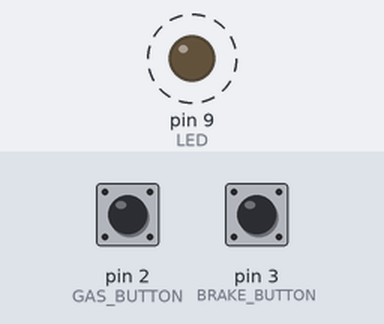
The sketch below on a simulated Arduino Uno, built with avr-gcc and run on an emulated ATmega328P. Parts: output pins drawn as LEDs (lit = HIGH). Dashed ring = blinking. Inputs (shaded band) come from the test bench; at power-on: pin 2 (GAS_BUTTON) HIGH, pin 3 (BRAKE_BUTTON) HIGH.

Above: at 2.8 s.
2.9 s: pin 2 (GAS_BUTTON) pulled LOW for 3.2 s
At 3.2 s:
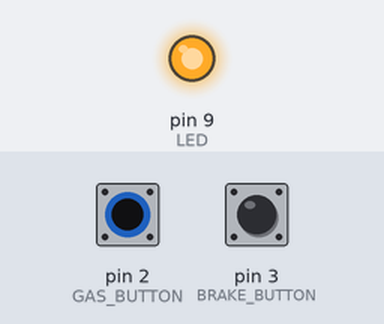
At 3.6 s:
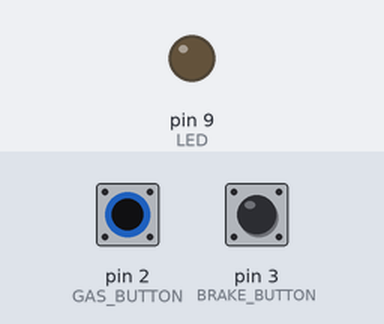
7.6 s: pin 3 (BRAKE_BUTTON) pulled LOW for 1.2 s
Timing chart, 0 to 17.1 s (numbered marks = the images above; inputs shaded):
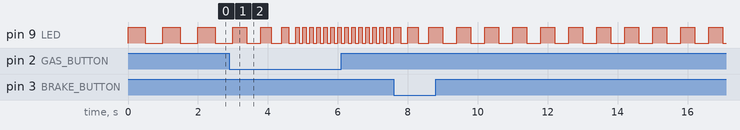

The sketch:

3_1_sketch.ino
```cpp
const int GAS_BUTTON = 2;
const int BRAKE_BUTTON = 3;
const int LED = 9;

void setup() {
	pinMode(GAS_BUTTON, INPUT);
	pinMode(BRAKE_BUTTON, INPUT);
	pinMode(LED, OUTPUT);
	digitalWrite(GAS_BUTTON, HIGH);
	digitalWrite(BRAKE_BUTTON, HIGH);
	digitalWrite(LED, LOW);
}

int delayTime = 500;

void loop() {
	if (digitalRead(GAS_BUTTON) == LOW && delayTime > 100) {
		delayTime -= 100;
	} else if (digitalRead(BRAKE_BUTTON) == LOW && delayTime < 1000) {
		delayTime += 100;
	}
	digitalWrite(LED, HIGH);
	delay(delayTime);
	digitalWrite(LED, LOW);
	delay(delayTime);
}
```
